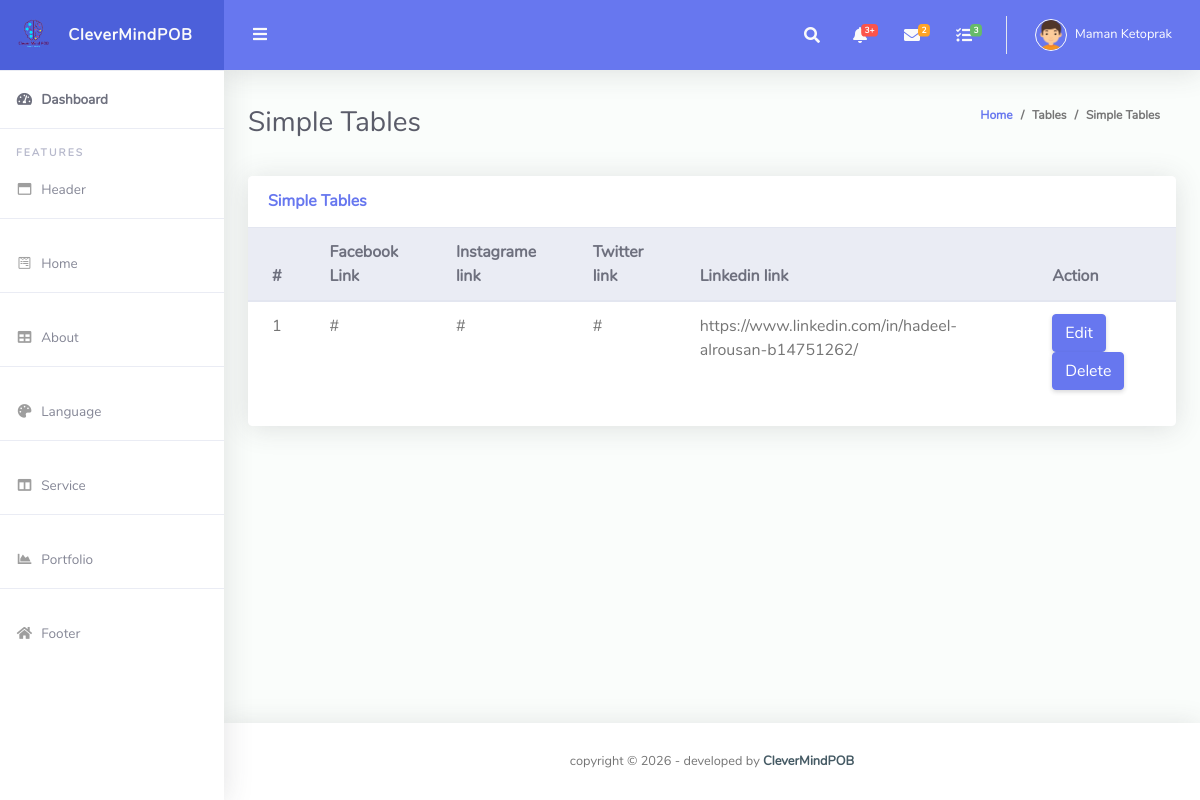
The app's page /ruang-admin/viewSocialmedia.php with its own data.
### tables this page shows
CREATE TABLE `footer_socailmedia` (
  `id` int(250) NOT NULL,
  `facebook` varchar(250) NOT NULL,
  `instagram` varchar(250) NOT NULL,
  `twitter` varchar(250) NOT NULL,
  `linkedin` varchar(250) NOT NULL
);

### ruang-admin/viewSocialmedia.php (the view, shortened to what this page needs)
<?php
require_once("conn.php");
?>
<!DOCTYPE html>
<html lang="en">
<head>
  <link href="vendor/fontawesome-free/css/all.min.css" rel="stylesheet" type="text/css">
  <link href="vendor/bootstrap/css/bootstrap.min.css" rel="stylesheet" type="text/css">
  <link href="css/ruang-admin.min.css" rel="stylesheet">
</head>
<body id="page-top">
  <div id="wrapper">
    <ul class="navbar-nav sidebar sidebar-light accordion" id="accordionSidebar">
      <a class="sidebar-brand d-flex align-items-center justify-content-center" href="index.html">
        <div class="sidebar-brand-icon">
          <img src="img/logo/logo2.png">
        </div>
        <div class="sidebar-brand-text mx-3">CleverMindPOB</div>
      </a>
      <hr class="sidebar-divider my-0">
      <li class="nav-item active">
        <a class="nav-link" href="index.html">
          <i class="fas fa-fw fa-tachometer-alt"></i>
          <span>Dashboard</span></a>
      </li>
      <hr class="sidebar-divider">
      <div class="sidebar-heading">
        Features
      </div>
      <li class="nav-item">
        <a class="nav-link" href="viewHeader.php">
          <i class="far fa-fw fa-window-maximize"></i>
          <span>Header</span>
        </a>
      </li>
      <hr class="sidebar-divider">
      <li class="nav-item">
        <a class="nav-link" href="viewHome.php">
          <i class="fab fa-fw fa-wpforms"></i>
          <span>Home</span>
        </a>
      </li>
      <hr class="sidebar-divider">
      <li class="nav-item">
        <a class="nav-link " href="viewAbout.php">
          <i class="fas fa-fw fa-table"></i>
          <span>About</span>
        </a>
      </li>
      <hr class="sidebar-divider">
      <li class="nav-item">
        <a class="nav-link" href="viewUnderAbout.php">
          <i class="fas fa-fw fa-palette"></i>
          <span>Language</span>
        </a>
      </li>
      <hr class="sidebar-divider">
      <li class="nav-item">
        <a class="nav-link " href="viewService.php">
          <i class="fas fa-fw fa-columns"></i>
          <span>Service</span>
        </a>
      </li>
      <hr class="sidebar-divider">
      <li class="nav-item">
        <a class="nav-link" href="viewPortfolio.php">
          <i class="fas fa-fw fa-chart-area"></i>
          <span>Portfolio</span>
        </a>
      </li>
      <hr class="sidebar-divider">
      <li class="nav-item">
        <a class="nav-link " href="viewSocialmedia.php">
          <i class="fas fa-fw fa-home"></i>
          <span>Footer</span>
        </a>
      </li>
    </ul>
    <div id="content-wrapper" class="d-flex flex-column">
      <div id="content">
        <nav class="navbar navbar-expand navbar-light bg-navbar topbar mb-4 static-top">
          <button id="sidebarToggleTop" class="btn btn-link rounded-circle mr-3">
            <i class="fa fa-bars"></i>
          </button>
          <ul class="navbar-nav ml-auto">
            <li class="nav-item dropdown no-arrow">
              <a class="nav-link dropdown-toggle" href="#" id="searchDropdown" role="button" data-toggle="dropdown"
                aria-haspopup="true" aria-expanded="false">
                <i class="fas fa-search fa-fw"></i>
              </a>
            </li>
            <li class="nav-item dropdown no-arrow mx-1">
              <a class="nav-link dropdown-toggle" href="#" id="alertsDropdown" role="button" data-toggle="dropdown"
                aria-haspopup="true" aria-expanded="false">
                <i class="fas fa-bell fa-fw"></i>
                <span class="badge badge-danger badge-counter">3+</span>
              </a>
            </li>
            <li class="nav-item dropdown no-arrow mx-1">
              <a class="nav-link dropdown-toggle" href="#" id="messagesDropdown" role="button" data-toggle="dropdown"
                aria-haspopup="true" aria-expanded="false">
                <i class="fas fa-envelope fa-fw"></i>
                <span class="badge badge-warning badge-counter">2</span>
              </a>
            </li>
            <li class="nav-item dropdown no-arrow mx-1">
              <a class="nav-link dropdown-toggle" href="#" id="messagesDropdown" role="button" data-toggle="dropdown"
                aria-haspopup="true" aria-expanded="false">
                <i class="fas fa-tasks fa-fw"></i>
                <span class="badge badge-success badge-counter">3</span>
              </a>
            </li>
            <li class="nav-item dropdown no-arrow">
              <a class="nav-link dropdown-toggle" href="#" id="userDropdown" role="button" data-toggle="dropdown"
                aria-haspopup="true" aria-expanded="false">
                <img class="img-profile rounded-circle" src="img/boy.png" style="max-width: 60px">
                <span class="ml-2 d-none d-lg-inline text-white small">Maman Ketoprak</span>
              </a>
            </li>
          </ul>
        </nav>
        <div class="container-fluid" id="container-wrapper">
          <div class="d-sm-flex align-items-center justify-content-between mb-4">
            <h1 class="h3 mb-0 text-gray-800">Simple Tables</h1>
            <ol class="breadcrumb">
              <li class="breadcrumb-item"><a href="./">Home</a></li>
              <li class="breadcrumb-item">Tables</li>
              <li class="breadcrumb-item active" aria-current="page">Simple Tables</li>
            </ol>
          </div>
          <div class="row">
            <div class="col-lg-12 mb-4">
              <div class="card">
                <div class="card-header py-3 d-flex flex-row align-items-center justify-content-between">
                  <h6 class="m-0 font-weight-bold text-primary">Simple Tables</h6>
                </div>
                <div class="table-responsive">
                  <table class="table align-items-center table-flush">
                    <thead class="thead-light">
                    <th>
                            #
                          </th>
                          <th>
                            Facebook Link
                          </th>
                          <th>
                            Instagrame link
                          </th>
                          <th>
                            Twitter link
                          </th>
                          <th>
                            Linkedin link
                          </th>
                          <th>
                            Action
                          </th>
                    </thead>
                    <tbody>
                    <?php
                      $sql = "SELECT * FROM footer_socailmedia";
                                $result = mysqli_query($conn, $sql);
                                $countRow = mysqli_num_rows($result);
                                if ($countRow > 0) {
                                    $i = 1;
                                    while ($row = mysqli_fetch_assoc($result)) {
                                        echo "
                                        <tr>
                                        <td>{$i}</td>
                                        <td>{$row['facebook']}</td>
                                        <td>{$row['instagram']}</td>
                                        <td>{$row['twitter']}</td>
                                        <td>{$row['linkedin']}</td>
                                        <td>
                                        <a href='./edit_socialmedia.php?edit={$row['id']}'>
                                        <button data-toggle='tooltip' title='Edit' class='btn btn-primary mr-2'>
                                        Edit
                                        </button>
                                        </a>
                                        <a href='./viewSocialmedia.php?delete={$row['id']}'>
                                          <button data-toggle='tooltip' title='Trash' class='btn btn-primary mr-2'>
                                          Delete
                                          </button>
                                          </a>
                                        </td>
                                        </tr>
                                        ";
                                        $i++;
                                    }
                                }
                                ?>
                    </tbody>
                  </table>
                </div>
                <div class="card-footer"></div>
              </div>
            </div>
          </div>
        </div>
      </div>
      <footer class="sticky-footer bg-white">
        <div class="container my-auto">
          <div class="copyright text-center my-auto">
            <span>copyright &copy; <script> document.write(new Date().getFullYear()); </script> - developed by
              <b><a href="#" target="_blank">CleverMindPOB</a></b>
            </span>
          </div>
        </div>
      </footer>
    </div>
  </div>
</body>
</html>

### records on screen
footer_socailmedia: facebook "#", instagram "#", twitter "#", linkedin "https://www.linkedin.com/in/hadeel-alrousan-b14751262/"
